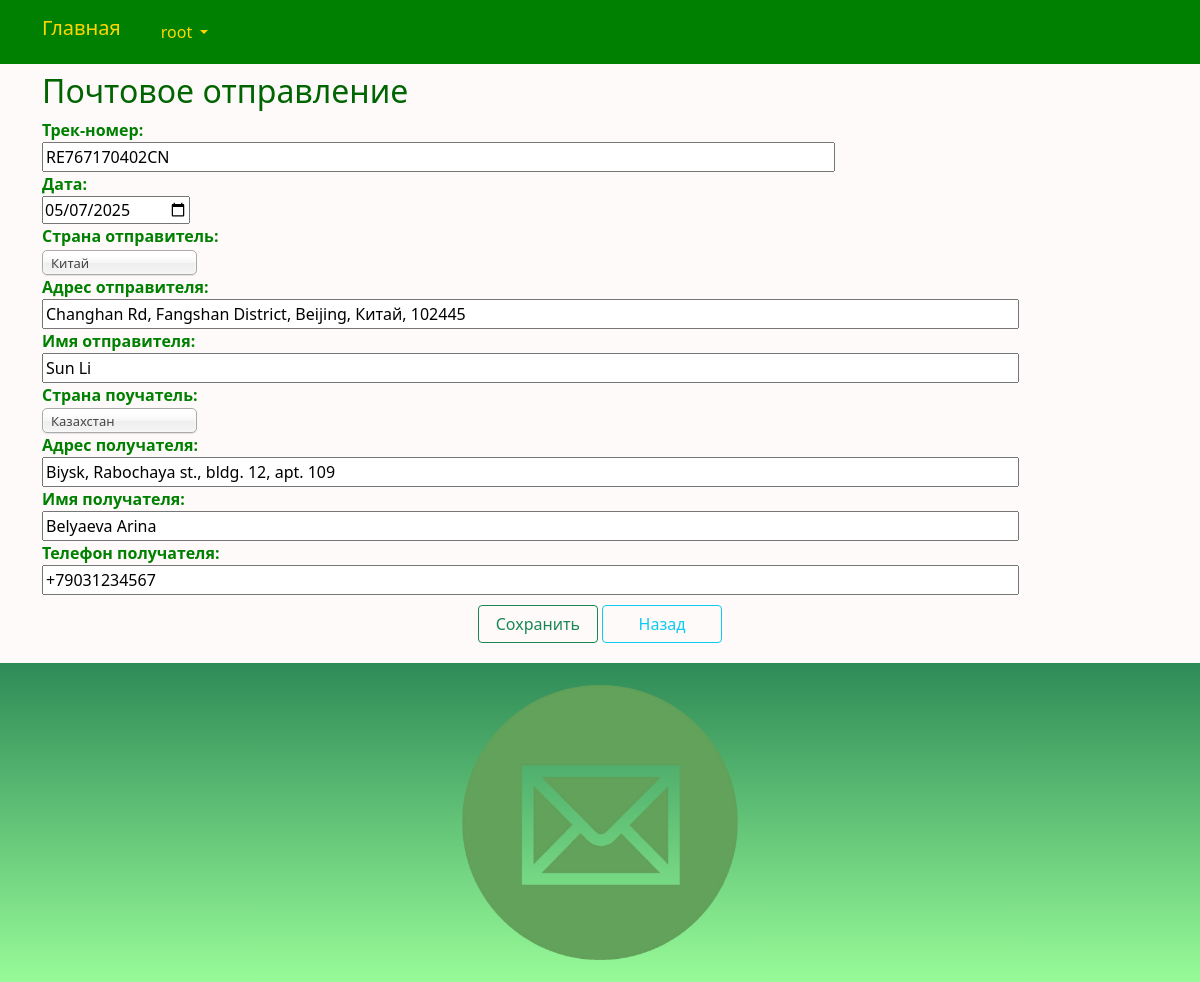
Page /package/edit/3/ (signed in) on the committed database.
### tracking/models.py (models this page shows, shortened)
class Package(models.Model):
    track_number = models.CharField(_('track_number'), max_length=13)
    dates = models.DateTimeField(_('datep'))
    sender_country = models.ForeignKey(Country, related_name='package_sender_country', on_delete=models.CASCADE)
    sender_address = models.CharField(_('sender_address'), max_length=192)
    sender_name = models.CharField(_('sender_name'), max_length=192)
    recipient_country = models.ForeignKey(Country, related_name='package_recipient_country', on_delete=models.CASCADE)
    recipient_address = models.CharField(_('recipient_address'), max_length=192)
    recipient_name = models.CharField(_('recipient_name'), max_length=192)
    recipient_phone = models.CharField(_('recipient_phone'), max_length=64, blank=True, null=True)
    class Meta:
        db_table = 'package'
        indexes = [
            models.Index(fields=['track_number']),
            models.Index(fields=['sender_country']),
            models.Index(fields=['recipient_country']),
        ]
        ordering = ['track_number']

class Country(models.Model):
    title = models.CharField(_('title_country'), unique=True, max_length=196)
    class Meta:
        db_table = 'country'
        indexes = [
            models.Index(fields=['title']),
        ]
        ordering = ['title']
    def __str__(self):
        return self.title

### tracking/views.py (the view)
# urls.py: path('package/edit/<int:id>/', views.package_edit, name='package_edit'),
@login_required
@group_required("Managers")
def package_edit(request, id):
    try:
        package = Package.objects.get(id=id)
        if request.method == "POST":
            package.track_number = request.POST.get("track_number")
            package.dates = request.POST.get("dates")
            package.sender_country = Country.objects.filter(id=request.POST.get("sender_country")).first()
            package.sender_address = request.POST.get("sender_address")
            package.sender_name = request.POST.get("sender_name")
            package.recipient_country = Country.objects.filter(id=request.POST.get("recipient_country")).first()
            package.recipient_address = request.POST.get("recipient_address")
            package.recipient_name = request.POST.get("recipient_name")
            package.recipient_phone = request.POST.get("recipient_phone")
            packageform = PackageForm(request.POST)
            if packageform.is_valid():
                package.save()
                return HttpResponseRedirect(reverse('package_index'))
            else:
                print(packageform.errors)
                return render(request, "package/edit.html", {"form": packageform})
        else:
            packageform = PackageForm(initial={'track_number': package.track_number, 'dates': package.dates.strftime('%Y-%m-%d'), 'sender_country': package.sender_country, 'sender_address': package.sender_address, 'sender_name': package.sender_name, 'recipient_country': package.recipient_country, 'recipient_address': package.recipient_address, 'recipient_name': package.recipient_name, 'recipient_phone': package.recipient_phone, })
            return render(request, "package/edit.html", {"form": packageform})
    except Package.DoesNotExist:
        return HttpResponseNotFound("<h2>Package not found</h2>")
    except Exception as exception:
        print(exception)
        return HttpResponse(exception)

### tracking/forms.py
class PackageForm(forms.ModelForm):
    class Meta:
        model = Package
        fields = ('track_number', 'dates', 'sender_country', 'sender_address', 'sender_name', 'recipient_country', 'recipient_address', 'recipient_name', 'recipient_phone')
        widgets = {
            'track_number': TextInput(attrs={"size":"80"}),
            'dates': DateInput(attrs={"type":"date"}),
            'sender_country': forms.Select(attrs={'class': 'chosen'}),
            'sender_address': TextInput(attrs={"size":"100"}),
            'sender_name': TextInput(attrs={"size":"100"}),
            'recipient_country': forms.Select(attrs={'class': 'chosen'}),
            'recipient_address': TextInput(attrs={"size":"100"}),
            'recipient_name': TextInput(attrs={"size":"100"}),
            'recipient_phone': TextInput(attrs={"size":"100"}),
        }
        labels = {
            'sender_country': _('sender_country'),
            'recipient_country': _('recipient_country'),
        }

### tracking/views.py (called while the page is built)
def group_required(*group_names):
    def in_groups(u):
        if u.is_authenticated:
            if bool(u.groups.filter(name__in=group_names)) | u.is_superuser:
                return True
        return False
    return user_passes_test(in_groups, login_url='403')

### templates/package/edit.html (shortened to what this page needs)
{% extends "base.html" %}
{% load i18n %}
{% block content %}
<h2>{% trans "package" %}</h2>
<form method="POST" enctype="multipart/form-data">
    <div>
	{% for field in form %}
		<div>
			<strong>{{field.label_tag}}</strong>
			<div>{{field}}</div>
		</div>
	{% endfor %}
	</div>
	<div class="div-button-center">
		<button type="submit" class="btn btn-outline-success" style="width:120px">{% trans "Save" %}</button>
		<a class="btn btn-outline-info" style="width:120px" href="{% url 'package_index'%}">{% trans "Back" %}</a>
	</div>
</form>
{% endblock content %}

### templates/base.html (shortened to what this page needs)
<!DOCTYPE html>
{% load static %}
{% load i18n %}
<html>
<head>
	<link href="https://cdn.jsdelivr.net/npm/bootstrap@5.0.2/dist/css/bootstrap.min.css" rel="stylesheet">
	<link rel="stylesheet" href="{% static 'css/styles.css' %}" />
	<link rel="stylesheet" href="{% static 'css/choosen.css' %}" />
	<link rel="stylesheet" href="https://cdnjs.cloudflare.com/ajax/libs/font-awesome/4.7.0/css/font-awesome.min.css">
</head>
<nav class="navbar navbar-expand-lg justify-content-center">
	<div class="container">
		<div class="collapse navbar-collapse" id="mainMenu">
			<ul class="navbar-nav me-auto mb-2 mb-lg-0">
				<a class="navbar-brand" href="{{ HTTP_HOST }}/">{% trans "Home" %}</a>
				{% if user.is_authenticated %}
				<li class="nav-link dropdown">
					<a class="dropdown-item dropdown-toggle" href="#" id="navbarDropdown" role="button" data-bs-toggle="dropdown" aria-expanded="false">
						{{ user.username }}
					</a>
				</li>
				{% else %}
				<form class="form-inline ml-auto">
					<a href="{% url 'login' %}" class="btn btn-outline-secondary">{% trans "Log In" %}</a>
					<a href="{% url 'signup' %}" class="btn btn-primary ml-2">{% trans "Sign up" %}</a>
				</form>
				{% endif %}
			</ul>
		</div>
	</div>
</nav>
<body>
	<div class="container">
		{% block content%}{% endblock content %}
	</div>
</body>
<footer class="container-fluid text-center bg-lightgray">
	<div class="copyrights">
		<img src="{% static 'images/logo.png' %}" alt="logo" style="padding: 10px; max-width: 300px;">
	</div>
</footer>
<link rel="stylesheet" href="https://cdn.datatables.net/1.13.8/css/dataTables.bootstrap5.min.css">
</html>

### static/css/styles.css (style rules this page uses)
:root { --navbar-background-color: Green; --navbar-text-color: Gold; --main-background-color-light: Snow; --main-background-color-dark: LightGrey; --main-text-color: Green; --main-header-color: DarkGreen; --main-text-attention-color: Purple; --footer-background-color-light: PaleGreen; --footer-background-color-dark: SeaGreen; --footer-text-color: Teal; --card-background-color-light: Snow; --card-background-color-dark: LightGrey; --card-text-color: SeaGreen; --table-background-color-light: Snow; --table-background-color-dark: LightGrey; --table-text-color: Green; --star-size: 30px; --star-color: Yellow; --star-background: Gold ; }
.navbar { background-color: var(--navbar-background-color); color: var(--navbar-text-color); }
.navbar .navbar-nav, .navbar .navbar-nav .navbar-text { color: var(--navbar-text-color); }
.navbar ul { background-color: var(--navbar-background-color); color: var(--navbar-text-color); }
.navbar li { background-color: var(--navbar-background-color); color: var(--navbar-text-color); }
.navbar a { background-color: var(--navbar-background-color); color: var(--navbar-text-color); }
.navbar-brand { background-color: var(--navbar-background-color); color: var(--navbar-text-color); }
.nav-link a { background-color: var(--navbar-background-color); color: var(--navbar-text-color); }
body { background-color: var(--main-background-color-light); }
h1, h2, h3, h4, h5, h6 { color: var(--main-header-color); }
p, ul, li, label { color: var(--main-text-color); }
.div-button-center { text-align: center; padding: 10px; }
footer { background-image: linear-gradient(top, var(--footer-background-color-dark), var(--footer-background-color-light)); background-image: -o-linear-gradient(top, var(--footer-background-color-dark), var(--footer-background-color-light)); background-image: -moz-linear-gradient(top, var(--footer-background-color-dark), var(--footer-background-color-light)); background-image: -webkit-linear-gradient(top, var(--footer-background-color-dark), var(--footer-background-color-light)); margin-top: 10px; padding: 10px; }

### rows in the picture
Package: form "RE767170402CN" "05/07/2025" "Changhan Rd, Fangshan District, Beijing, Китай, 102445" "Sun Li" "Biysk, Rabochaya st., bldg. 12, apt. 109" "Belyaeva Arina" "+79031234567"
Country: form "Китай"
Country: form "Казахстан"

### other values in the picture
{{ user.username }} "root"
{{ field.label_tag }} "Трек-номер:" "Дата:" "Страна отправитель:" "Адрес отправителя:" "Имя отправителя:" "Страна поучатель:" "Адрес получателя:" "Имя получателя:" "Телефон получателя:"
